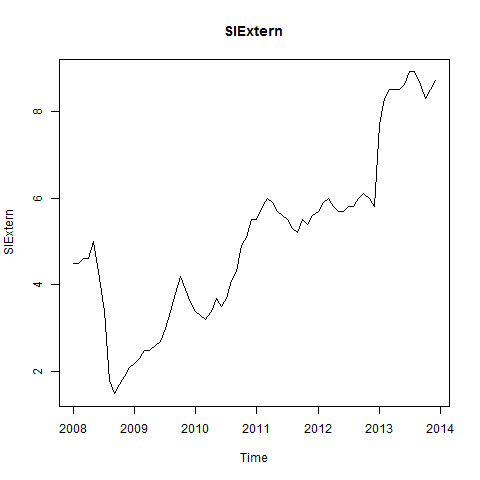

Write R code to recreate this figure.
#Creates SIExtern plot

png("Plots/SIExtern_plot.png")
plot(SIExtern, main="SIExtern")
dev.off()